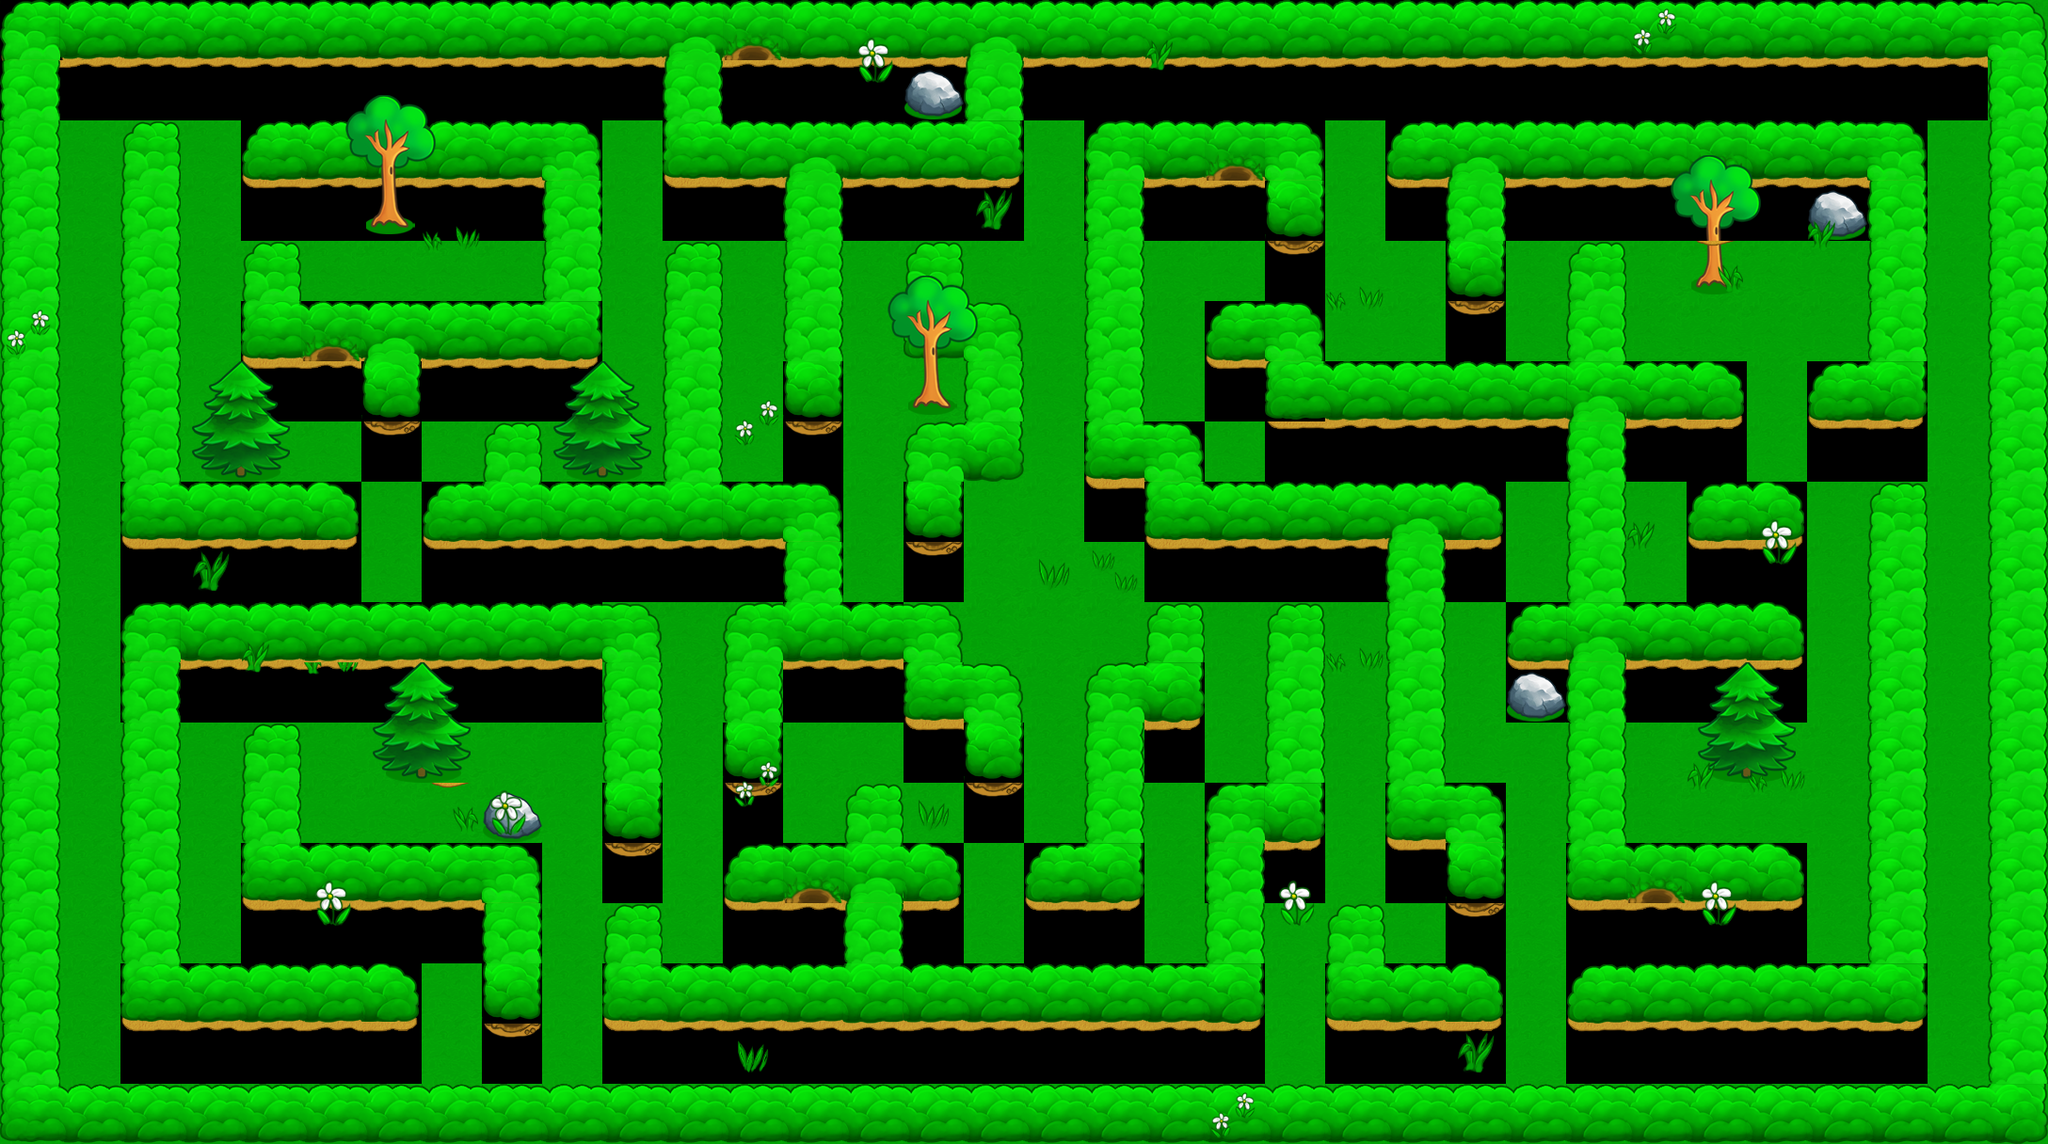

A level layout from a 2D game, rendered from its tile map. Below: a short description, then the map file with tile-grid data replaced by summaries:
An orthogonal 34x19 tile map with 64x64 px tiles, 4 tile layers (Background, Main, Extra, Foreground).

<map version="1.0" orientation="orthogonal" width="34" height="19" tilewidth="64" tileheight="64">
 <tileset firstgid="1" name="atlas" tilewidth="64" tileheight="64">
  <image source="atlas.png" width="1024" height="512" />
  <tile id="0">
   <properties>
    <property name="wall" value="" />
   </properties>
  </tile>
  <tile id="1">
   <properties>
    <property name="wall" value="" />
   </properties>
  </tile>
  <tile id="2">
   <properties>
    <property name="wall" value="" />
   </properties>
  </tile>
  <tile id="4">
   <properties>
    <property name="wall" value="" />
   </properties>
  </tile>
  <tile id="16">
   <properties>
    <property name="wall" value="" />
   </properties>
  </tile>
  <tile id="17">
   <properties>
    <property name="wall" value="" />
   </properties>
  </tile>
  <tile id="18">
   <properties>
    <property name="wall" value="" />
   </properties>
  </tile>
  <tile id="19">
   <properties>
    <property name="wall" value="" />
   </properties>
  </tile>
  <tile id="32">
   <properties>
    <property name="wall" value="" />
   </properties>
  </tile>
  <tile id="33">
   <properties>
    <property name="wall" value="" />
   </properties>
  </tile>
  <tile id="34">
   <properties>
    <property name="wall" value="" />
   </properties>
  </tile>
  <tile id="36">
   <properties>
    <property name="wall" value="" />
   </properties>
  </tile>
  <tile id="37">
   <properties>
    <property name="wall" value="" />
   </properties>
  </tile>
  <tile id="39">
   <properties>
    <property name="wall" value="" />
   </properties>
  </tile>
  <tile id="48">
   <properties>
    <property name="wall" value="" />
   </properties>
  </tile>
  <tile id="49">
   <properties>
    <property name="wall" value="" />
   </properties>
  </tile>
  <tile id="50">
   <properties>
    <property name="wall" value="" />
   </properties>
  </tile>
  <tile id="65">
   <properties>
    <property name="hole" value="" />
    <property name="wall" value="" />
   </properties>
  </tile>
 </tileset>
 <layer name="Background" width="34" height="19">
  <data>[646 cells, 646 non-empty, 10 distinct tile ids]</data>
 </layer>
 <layer name="Main" width="34" height="19">
  <data>[646 cells, 348 non-empty, 21 distinct tile ids]</data>
 </layer>
 <layer name="Extra" width="34" height="19">
  <data>[646 cells, 50 non-empty, 15 distinct tile ids]</data>
 </layer>
 <layer name="Foreground" width="34" height="19">
  <data>[646 cells, 26 non-empty, 8 distinct tile ids]</data>
 </layer>
</map>